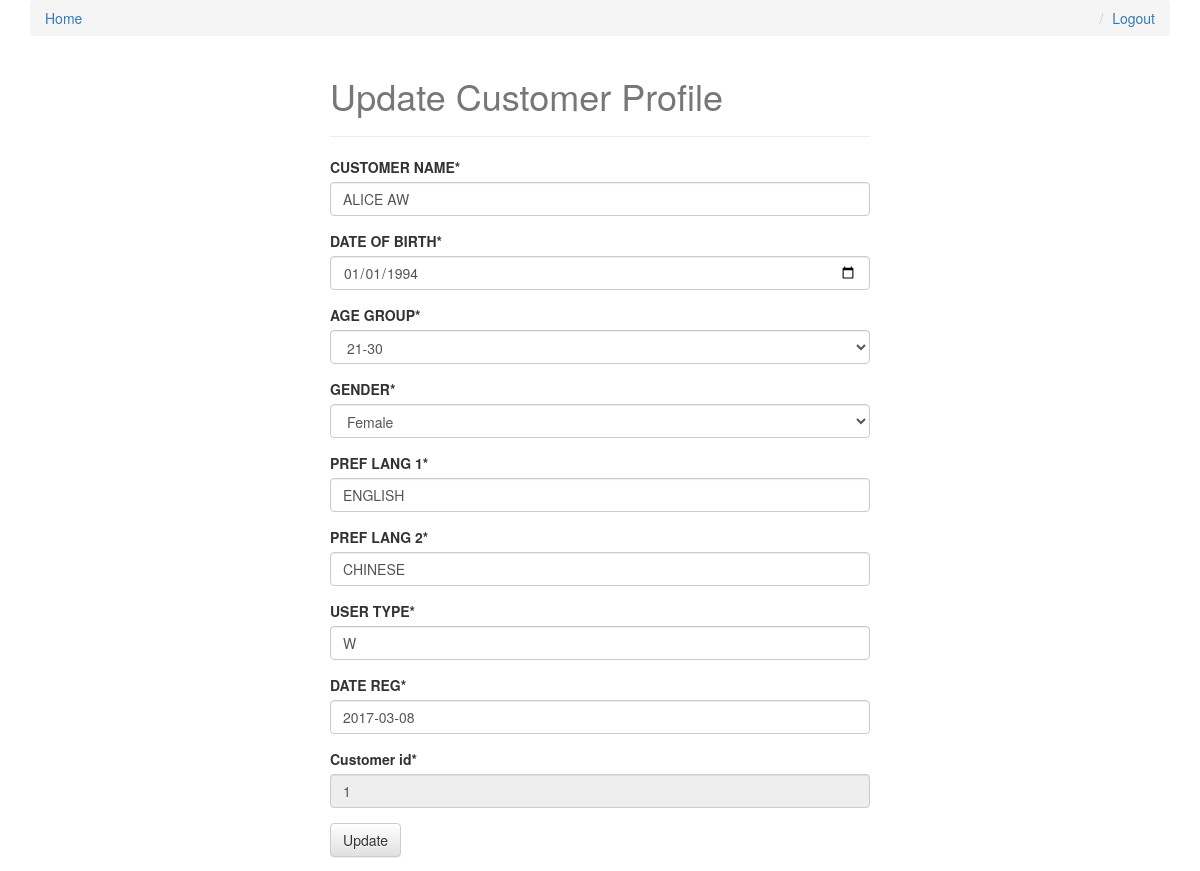
Page /db_access/form/customer/update/1 (signed in) on the committed database.
### pingow_api/models.py (models this page shows, shortened)
class Customer(models.Model):
    CUSTOMER_ID= models.AutoField(primary_key=True)
    CUSTOMER_NAME = models.CharField(max_length = 250,null=True)
    DATE_OF_BIRTH = models.DateField(null=True)
    AGE_GROUP = models.IntegerField(choices = c.AGE_GROUP_CHOICES,null=True)
    GENDER = models.CharField(max_length = 10, choices = c.GENDER_CHOICES,null=True)
    PREF_LANG_1 = models.CharField(max_length = 25, null=True)
    PREF_LANG_2 = models.CharField(max_length = 25, null=True)
    USER_TYPE = models.CharField(max_length = 25, null=True)
    DATE_REG = models.DateField(null=True)
    class Meta:
        db_table = 'pg_customer'

### pingow_api/db_access/views.py (the view, shortened to what this page needs)
# urls.py: url(r'^db_access/form/customer/update/(?P<customer_id>[\w-]+)$', dbv.customer_update, name = 'customer_update'),
def customer_update(request, customer_id=None):
    if not request.user.is_staff or not request.user.is_superuser:
        raise PermissionDenied("Please login as Admin/Staff role to access this page.")
    instance = get_object_or_404(m.Customer, CUSTOMER_ID=customer_id)
    form = CustomerForm(request.POST or None, instance=instance)
    context = {
        "form": form,
        "title" : "Update Customer Profile"
    }
    return render(request, "form.html", context)

### pingow_api/forms.py
class CustomerForm(forms.ModelForm):
    CUSTOMER_ID = forms.IntegerField(disabled=True)
    class Meta:
        model = Customer
        fields = [
            "CUSTOMER_ID",
            "CUSTOMER_NAME",
            "DATE_OF_BIRTH",
            "AGE_GROUP",
            "GENDER",
            "PREF_LANG_1",
            "PREF_LANG_2",
            "USER_TYPE",
            "DATE_REG",
        ]
        widgets = {
            'DATE_OF_BIRTH': DateInput(),
        }

### templates/form.html
{% extends "base.html" %}
{% load crispy_forms_tags %}
{% block content %}
<div class='col-sm-6 col-sm-offset-3'>
<h1>{{ title }}</h1>
<hr/>
<form method='POST' action='' enctype='multipart/form-data'>{% csrf_token %}
{{ form|crispy }}
<input type='submit' class='btn btn-default' value= {{ title }} />
</form>
</div>
{% endblock content %}

### static/css/base.css (style rules this page uses)
h1 { color: #777777; }

### rows in the picture
Customer: CUSTOMER_NAME "ALICE AW", DATE_OF_BIRTH "01/01/1994", AGE_GROUP "21-30", GENDER "Female", PREF_LANG_1 "ENGLISH", PREF_LANG_2 "CHINESE", USER_TYPE "W", DATE_REG "2017-03-08", CUSTOMER_ID "1"

### other values in the picture
{{ title }} "Update Customer Profile"
